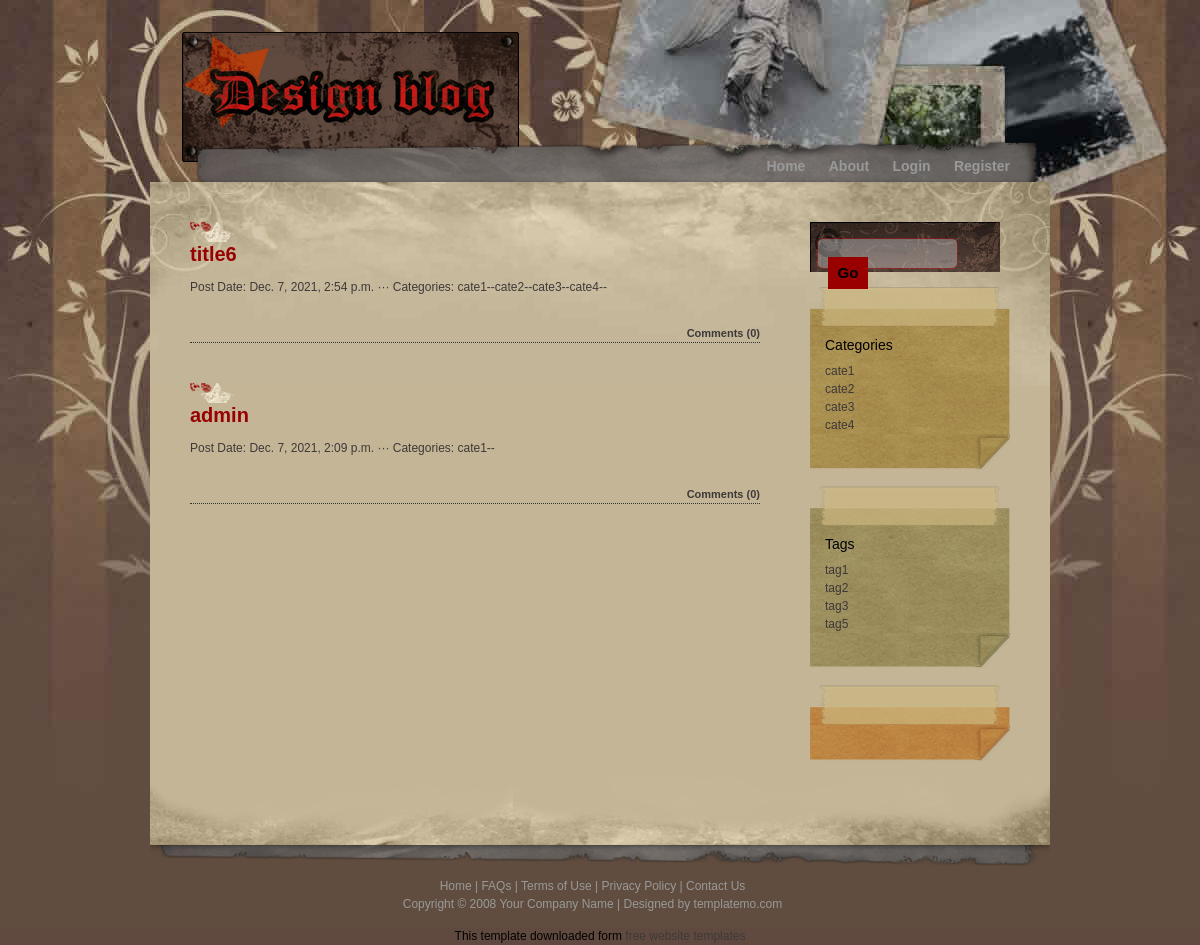
The page /blog/category/cate1 on the database its author committed.
### post/models.py (models this page shows, shortened)
class Post(models.Model):
    title = models.CharField(max_length=120)
    image = models.ImageField(upload_to="", blank=True)
    content = models.TextField()
    created_at = models.DateTimeField(auto_now_add=True)
    slug = models.SlugField(unique=True, max_length=120, null=True, blank=True)
    author = models.ForeignKey(User, on_delete=CASCADE)
    category = models.ManyToManyField(Category)
    tag = models.ManyToManyField(Tag, blank=True, null=True)
    class Meta:
        unique_together = ('title', 'slug')

class Category(models.Model):
    title = models.CharField(max_length=120)
    slug = models.SlugField(unique=True, max_length=120, null=True, blank=True)
    parent = models.ForeignKey('self', on_delete=models.PROTECT, blank=True, null=True)
    class Meta:
        unique_together = ('title', 'slug')

class Tag(models.Model):
    title = models.CharField(max_length=120)
    slug = models.SlugField(unique=True, max_length=120, null=True)
    class Meta:
        unique_together = ('title', 'slug')

### post/views.py (the view)
# urls.py: path('category/<slug:slug_text>', class_category, name='category_reverse'),
def class_category(request, slug_text):
    category = Category.objects.get(slug=slug_text)
    posts = Post.objects.filter(category=category).order_by('-created_at')
    categories = Category.objects.all()
    tags = Tag.objects.all()
    context = {
        'posts': posts,
        'categories': categories,
        'tags': tags,
    }
    return render(request, 'post/category.html', context)

### post/templates/post/category.html (shortened to what this page needs)
{% extends "post/class_base.html" %}
{% load static %}
{% block menu %}
{% if request.user.is_authenticated %}
<ul>
    <li><a href="{% url 'home' %}">Home</a></li>
    <li><a href="#">About</a></li>
    <li><a href="{% url 'add_post' %}">Add New Post</a></li>
    <li><a href="{% url 'dashboard' %}">Dashboard</a></li>
    <li><a href="{% url 'logout' %}">Logout</a></li>
</ul>
{% else %}
<ul>
    <li><a href="{% url 'home' %}">Home</a></li>
    <li><a href="#">About</a></li>
    <li><a href="{% url 'login' %}">Login</a></li>
    <li><a href="{% url 'register' %}">Register</a></li>
</ul>
{% endif %}
{% endblock menu %}
{% block content %}
  {% for post in posts %}
    <div class="postbody">
    <a href="/blog/post-detail/{{post.slug}}"><h1>{{post.title}}</h1></a><br><br>
    <div class="publish_info">Post Date: {{post.created_at}} ··· Categories: <a href="#">{% for category_ in post.category.all %}{{category_.title}}--{% endfor %}</a></div><br>
    <div class="comment"><a href="#">Comments ({{post.comment_set.count}})</a></div>
    </div>
  {% endfor %}
{% endblock content %}

### post/templates/post/class_base.html (shortened to what this page needs)
{% load static %}
<!DOCTYPE html>
<html lang="en">
<head>
  <link href="https://cdn.jsdelivr.net/npm/bootstrap@5.0.0-beta1/dist/css/bootstrap.min.css" rel="stylesheet"
>
  <link rel="stylesheet" href="{% static 'style.css' %}">
</head>
<body>
  <div id="container_wrapper1">
    <div id="container_wrapper2">
      <div id="container">
        <div id="header">
          <div id="logo">
            <div id="site_slogan"></div>
          </div>
        </div>
        <div id="menu">
          {% block menu %}
          {% endblock menu %}
        </div>
        <div id="content">
          <div id="left_column">
            {% block content %}
            {% endblock content %}
          </div>
          <div id="right_column">
            <div class="section">
              <form method="get" action="#" class="search">
                <input name="search" type="text" placeholder="Search Anything" id="keyword" />
                <input type="submit" value="Go" class="button" />
              </form>
            </div>
            <div class="section">
              <div class="section1_top"></div>
              <div class="section1_middle">
                <h2>Categories</h2>
                <ul>
                  {% for cate in categories %}
                  <li><a href='/blog/category/{{cate.slug}}'>{{cate.title}}</a></li>
                  {% endfor %}
                </ul>
              </div>
              <div class="section1_bottom"></div>
            </div>
            <div class="section">
              <div class="section2_top"></div>
              <div class="section2_middle">
                <h2>Tags</h2>
                <ul>
                  {% for tag in tags %}
                  <li>{{tag.title}}</li>
                  {% endfor %}
                </ul>
              </div>
              <div class="section2_bottom"></div>
            </div>
            <div class="section">
              <div class="section3_top"></div>
              <div class="section3_bottom"></div>
            </div>
          </div>
        </div>
        <div id="bottom"></div>
        <div id="footer"> <a href="#">Home</a> | <a href="#">FAQs</a> | <a href="#">Terms of Use</a> | <a
            href="#">Privacy Policy</a> | <a href="#">Contact Us</a> <br />
          Copyright © 2008 <a href="#">Your Company Name</a> | Designed by <a href="#">templatemo.com</a> </div>
      </div>
    </div>
  </div>
  <div align=center>This template downloaded form <a href='http://all-free-download.com/free-website-templates/'>free
      website templates</a></div>
</body>
</body>
</html>

### post/static/style.css (style rules this page uses)
body { margin:0; padding:0; line-height: 1.5em; font-family: Helvetica, Arial, sans-serif; font-size: 12px; color: #000000; background: #604a40; }
a:link, a:visited { color: #3e3939; text-decoration: none; }
h1 { margin: 0px; padding: 20px 0px 0px 0px; font-size: 20px; font-weight: bold; color:#990000; height: 20px; background: url(post/media/h1_background.png) left center no-repeat; }
h2 { margin: 0px 0px 8px 0px; padding: 10px 0px 0px 15px; font-size: 14px; color: #000000; }
#container_wrapper1 { background: url(post/media/background.gif) top center repeat-x; }
#container_wrapper2 { background: url(post/media/mainbackground.jpg) top center no-repeat; }
#container { margin: 0px auto; width: 900px; }
#header { clear: both; padding: 30px 0px 0px 30px; width: 870px; height: 140px; }
#logo { height: 134px; background: url(post/media/logo.gif) no-repeat; }
#site_slogan { padding: 90px 0px 10px 160px; font-size: 12px; color: #999999; }
#menu { clear: both; margin: 0px; padding: 0px; width: 900px; height: 42px; text-align: right; background: url(post/media/menu_bg.png) no-repeat; }
#menu ul { margin: 0px; padding: 18px 20px 0px 0px; list-style: none; }
#menu ul li { margin: 0px; display: inline; }
#menu ul li a { margin: 0px; padding: 0px 20px 0px 0px; font: 14px arial; font-weight: bold; color:#999999; text-decoration: none; }
#content { float: left; margin: 0px; width: 900px; background: #c3b595 url(post/media/content_bg.jpg) no-repeat; }
#left_column { float: left; margin: 40px 0px 0px 40px; padding: 0px; width: 570px; }
#right_column { float: right; margin: 40px 40px 0px 0px; padding: 0px; width: 200px; }
#bottom { clear: both; margin: 0px; padding: 0px; width: 900px; height: 90px; background: url(post/media/content_bg_bottom.png) no-repeat; }
.section { margin: 0px 0px 15px 0px; padding: 0px; color: #3e3939; }
.section .section1_top { height: 40px; background: url(post/media/section1_top.png) no-repeat; }
.section .section1_middle { background: url(post/media/section1_middle.png) repeat-y; }
.section .section1_bottom { height: 37px; background:url(post/media/section1_bottom.png) no-repeat; }
.section .section2_top { height: 40px; background: url(post/media/section2_top.png) no-repeat; }
.section .section2_middle { background: url(post/media/section2_middle.png) repeat-y; }
.section .section2_bottom { height: 37px; background: url(post/media/section2_bottom.png) no-repeat; }
.section .section3_top { height: 40px; background: url(post/media/section3_top.png) no-repeat; }
.section .section3_bottom { height: 37px; background: url(post/media/section3_bottom.png) no-repeat; }
.section ul { margin: 0px 0px 0px 15px; padding: 0px; list-style: none; }
.section ul li { display: block; }
.section ul li a { padding: 0px; margin: 0px; color: #3e3939; text-decoration: none; }
.postbody { padding: 0px; margin-bottom: 40px; border-bottom: 1px dotted #333333; }
.publish_info { clear: both; margin: 0px; padding: 0px; color:#3e3939; }
.comment { clear: both; margin: 10px 0px 0px 0px; width: 570px; text-align: right; padding: 0px; }
.comment a { padding: 5px 0px 5px 0px; font-size: 11px; font-weight: bold; background: url(post/media/comment_icon.gif) left center no-repeat; }
.search { width: 190px; margin: 0px; padding: 13px 0px 0px 10px; height: 50px; background: url(post/media/search_box.gif) no-repeat; }
input { width: 130px; background: none; color: #CCCCCC; border: none; }
.button { margin: 2px 0px 0px 8px; height: 32px; width: 40px; color: #000000; font-size: 15px; font-weight: bold; border: none; background: #990000; }
#footer { clear: both; padding: 10px 0px 0px 15px; width: 870px; height: 60px; text-align: center; color: #999999; text-align: center; }
#footer a { color: #999999; }

### rows shown on the page
Post: title "title6", created_at "Dec. 7, 2021, 2:54 p.m.", comment_set.count "0"
Category: title "cate1"
Category: title "cate2"
Category: title "cate3"
Category: title "cate4"
Post: title "admin", created_at "Dec. 7, 2021, 2:09 p.m.", comment_set.count "0"
Tag: title "tag1"
Tag: title "tag2"
Tag: title "tag3"
Tag: title "tag5"
